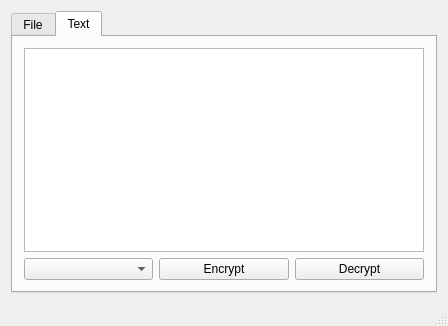
<?xml version="1.0" encoding="UTF-8"?>
<ui version="4.0">
 <class>MainWindow</class>
 <widget class="QMainWindow" name="MainWindow">
  <property name="windowModality">
   <enum>Qt::NonModal</enum>
  </property>
  <property name="geometry">
   <rect>
    <x>0</x>
    <y>0</y>
    <width>448</width>
    <height>326</height>
   </rect>
  </property>
  <property name="windowTitle">
   <string>SimpleCrypt</string>
  </property>
  <widget class="QWidget" name="centralWidget">
   <layout class="QHBoxLayout" name="horizontalLayout_3">
    <item>
     <widget class="QTabWidget" name="tabWidget">
      <property name="currentIndex">
       <number>1</number>
      </property>
      <widget class="QWidget" name="tab">
       <attribute name="title">
        <string>File</string>
       </attribute>
       <layout class="QVBoxLayout" name="verticalLayout_2">
        <item>
         <widget class="QGroupBox" name="groupBox">
          <property name="title">
           <string>Encrypt</string>
          </property>
          <layout class="QVBoxLayout" name="verticalLayout">
           <item>
            <layout class="QHBoxLayout" name="horizontalLayout">
             <item>
              <widget class="QLabel" name="encryptFileLbl">
               <property name="text">
                <string>Choose File</string>
               </property>
              </widget>
             </item>
             <item>
              <widget class="QPushButton" name="encriptFileChooseButton">
               <property name="text">
                <string>...</string>
               </property>
              </widget>
             </item>
            </layout>
           </item>
           <item>
            <layout class="QHBoxLayout" name="horizontalLayout_2">
             <item>
              <widget class="QComboBox" name="encryptComboBox"/>
             </item>
             <item>
              <widget class="QPushButton" name="encryptPushButton">
               <property name="text">
                <string>Enctypt</string>
               </property>
              </widget>
             </item>
            </layout>
           </item>
          </layout>
         </widget>
        </item>
        <item>
         <widget class="QGroupBox" name="groupBox_2">
          <property name="title">
           <string>Decrypt</string>
          </property>
          <layout class="QVBoxLayout" name="verticalLayout_3">
           <item>
            <layout class="QHBoxLayout" name="horizontalLayout_4">
             <item>
              <widget class="QLabel" name="decryptFileLbl">
               <property name="text">
                <string>Choose File</string>
               </property>
              </widget>
             </item>
             <item>
              <widget class="QPushButton" name="decryptFileChoseButton">
               <property name="text">
                <string>...</string>
               </property>
              </widget>
             </item>
            </layout>
           </item>
           <item>
            <layout class="QHBoxLayout" name="horizontalLayout_5">
             <item>
              <widget class="QLineEdit" name="decriptOutName">
               <property name="text">
                <string>OutFileName</string>
               </property>
              </widget>
             </item>
             <item>
              <widget class="QPushButton" name="decryptButton">
               <property name="text">
                <string>Decrypt</string>
               </property>
              </widget>
             </item>
            </layout>
           </item>
          </layout>
         </widget>
        </item>
       </layout>
      </widget>
      <widget class="QWidget" name="tab_2">
       <attribute name="title">
        <string>Text</string>
       </attribute>
       <layout class="QVBoxLayout" name="verticalLayout_4">
        <item>
         <widget class="QTextEdit" name="textEdit"/>
        </item>
        <item>
         <layout class="QHBoxLayout" name="horizontalLayout_6">
          <item>
           <widget class="QComboBox" name="textChipercomboBox"/>
          </item>
          <item>
           <widget class="QPushButton" name="encryptTextButton">
            <property name="text">
             <string>Encrypt</string>
            </property>
           </widget>
          </item>
          <item>
           <widget class="QPushButton" name="decryptTextButton">
            <property name="text">
             <string>Decrypt</string>
            </property>
           </widget>
          </item>
         </layout>
        </item>
       </layout>
      </widget>
     </widget>
    </item>
   </layout>
  </widget>
  <widget class="QStatusBar" name="statusBar"/>
 </widget>
 <layoutdefault spacing="6" margin="11"/>
 <resources/>
 <connections/>
</ui>
